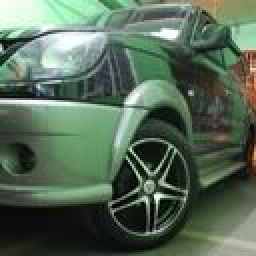
#> input picture KisHazi1/resources/image0.jpg, 128 x 128 px (shown 2 times larger); its folder holds only this picture in this run
$ jupyter execute --allow-errors feladat1_2.ipynb
#> lines starting #> are read from the running program, lines starting #| are printed output that depends on the picture
#> further down, img is the input picture: shape (128, 128, 3); mean B, G, R 87.3, 105.4, 86.3
#> after the loop `for i in it:`:
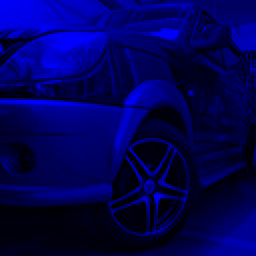
#> img_r: shape (128, 128, 3) (shown 2 times larger); mean B, G, R 87.3, 0, 0
#> `display(img_r[:,:,0])`:
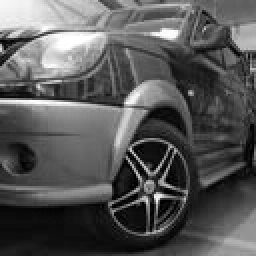
#> shown: shape (128, 128) (shown 2 times larger); min 0, max 255, mean 87.3
#> after the loop `for i in it:`:
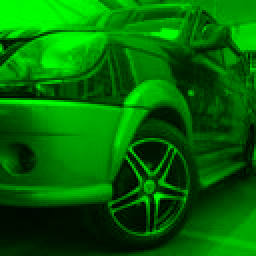
#> img_g: shape (128, 128, 3) (shown 2 times larger); mean B, G, R 0, 105.4, 0
#> `display(img_g[:,:,1])`:
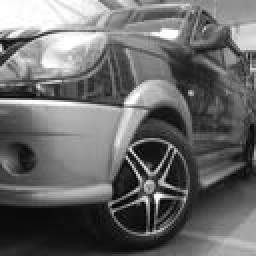
#> shown: shape (128, 128) (shown 2 times larger); min 2, max 255, mean 105.4
#> after the loop `for i in it:`:
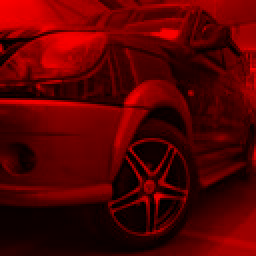
#> img_b: shape (128, 128, 3) (shown 2 times larger); mean B, G, R 0, 0, 86.3
#> `display(img_b[:,:,2])`:
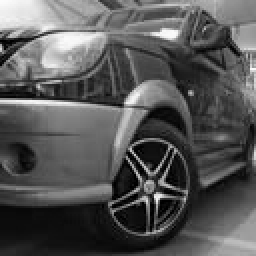
#> shown: shape (128, 128) (shown 2 times larger); min 0, max 252, mean 86.3
[cell 1]
import cv2
import numpy as np
from matplotlib import pyplot as plt

[cell 2]
# Create an array for all five images with all three channels
images = np.zeros((5,128,128,3), dtype=np.uint8)

# Create an iterator for the loop
it = range(0,128)

# Create an iterator for the 5 images
repetition = range(0,5)

#> (the rest of this cell did not finish here and is left out)

[cell 3]
# We create an other array for all the picutures
images_dist = np.zeros((5,128,128,3), dtype=float)

for k in repetition:

    # Average red value of the given image
    average_r = np.average(images[k,:,:,0])
    display("Picture "+ str(k) +": The red matrix average: "+ str(average_r))

    # Standard deviation of the red value of the given image
    deviation_r = np.std(images[k,:,:,0])
    display("Picture "+ str(k) +": The red matrix deviation: "+ str(deviation_r))

    # Standardising all the pixels of the red channel
    for i in it:
        for j in it:
            images_dist[k,i,j,0] = (images[k,i,j,0]-average_r)/deviation_r

    # Checking the answers
    display("Picture "+ str(k) +": The standardised red matrix average: "+ str(np.average(images_dist[k,:,:,0])))
    display("Picture "+ str(k) +": The standardised red matrix deviation: "+ str(np.std(images_dist[k,:,:,0])))

    print("\n")

    # Average green value of the given image
    average_g = np.average(images[k,:,:,1])
    display("Picture "+ str(k) +": The green matrix average: "+ str(average_g))

    # Standard deviation of the green value of the given image
    deviation_g = np.std(images[k,:,:,1])
    display("Picture "+ str(k) +": The green matrix deviation: "+ str(deviation_g))

    # Standardising all the pixels of the green channel
    for i in it:
        for j in it:
            images_dist[k,i,j,1] = (images[k,i,j,1]-average_g)/deviation_g

    # Checking the answers
    display("Picture "+ str(k) +": The standardised green matrix average: "+ str(np.average(images_dist[k,:,:,1])))
    display("Picture "+ str(k) +": The standardised green matrix deviation: "+ str(np.std(images_dist[k,:,:,1])))

    print("\n")

    # Average blue value of the given image
    average_b = np.average(images[k,:,:,2])
    display("Picture "+ str(k) +": The blue matrix average: "+ str(average_b))

    # Standard deviation of the blue value of the given image
    deviation_b = np.std(images[k,:,:,2])
    display("Picture "+ str(k) +": The blue matrix deviation: "+ str(deviation_b))

    # Standardising all the pixels of the blue channel
    for i in it:
        for j in it:
            images_dist[k,i,j,2] = (images[k,i,j,2]-average_b)/deviation_b

    # Checking the answers
    display("Picture "+ str(k) +": The standardised blue matrix average: "+ str(np.average(images_dist[k,:,:,2])))
    display("Picture "+ str(k) +": The standardised blue matrix deviation: "+ str(np.std(images_dist[k,:,:,2])))

    print("\n")
